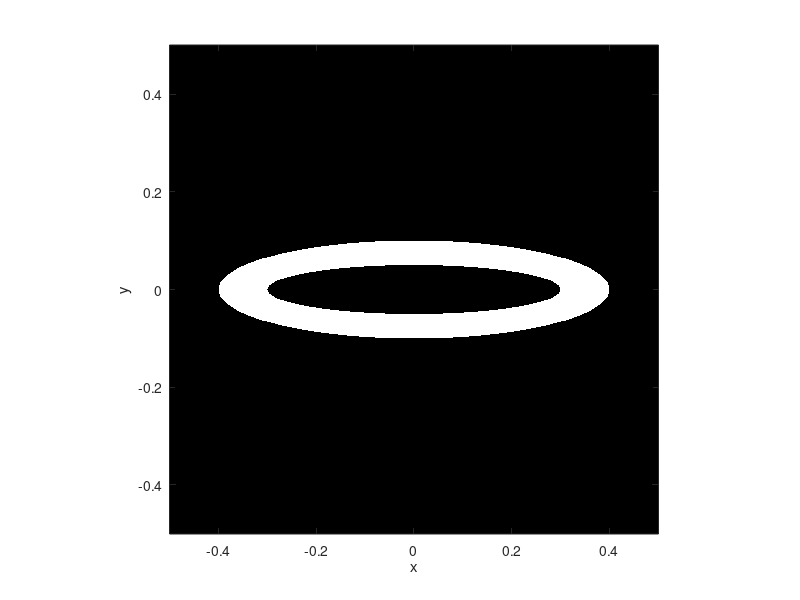

MATLAB code to generate this figure:
% xall = -0.5:0.005:0.5;  % plotting range from -5 to 5
% yall = -0.5:0.005:0.5;
r = -0.5:0.001:0.5;
[x, y] = meshgrid(r);  % Get 2-D mesh for x and y based on r

%%%% Attempt 1 with circles/ellipses
slmin = 0.3;
slmax = 0.4;
shmin = 0.05;
shmax = 0.1;
% 
% q = -0.5; %parameter on sharpness
% b = 0.3; %parameter on horizontal displacement
% h = 30; %parameter on height

% curve = (x.^2+(q*h*y.^2)).^2-(2*b.^2*(x.^2-(h*y.^2))) +b^2 > 0;
% curve = x.^2 + (1.4.^x*1.6.*y)^2 - 1 > 0;
% k = 0.3;
% t = (1-(k.*x))./(1+(k.*x));
t = 1;
h1 = (x.^2/(slmin^2)) + (y.^2/(shmin^2))*t - 1 > 0;
h2 = -((x.^2/(slmax^2)) + (y.^2/(shmax^2))*t - 1) > 0;

%%% plotting:
output = ones(length(r)); % Initialize to 1
output(~(h1 & h2)) = 0; % Zero out coordinates not meeting conditions.
imshow(output, 'xdata', r, 'ydata', r); % Display
axis on;
set(gca, 'YDir','normal')

xlabel('x');
ylabel('y');

